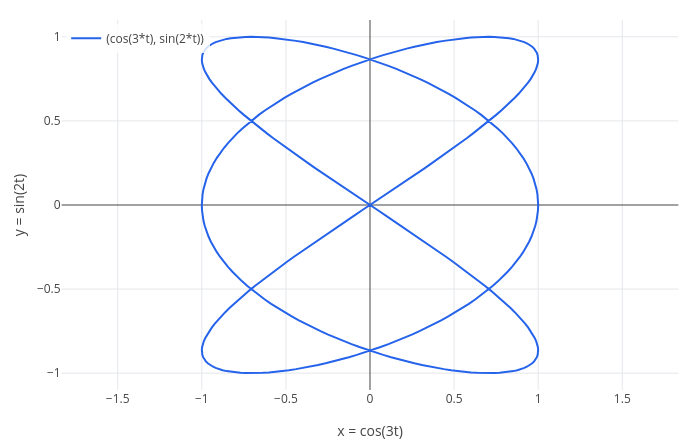

Notebook code cell kept with this figure:
### Markdown cell above
`parametric(fx, fy, t, from, to)` draws a curve given by two expressions of one parameter:

### Code cell
labels(parametric(cos(3*t), sin(2*t), t, 0, 2*pi), "x = cos(3t)", "y = sin(2t)")

### Figure 1 — Plotly figure (JSON) as saved in the notebook; plotly's stock layout.template omitted (floating-point values rounded to 4 significant figures; data arrays with more than 128 entries replaced by an {"elided": "..."} marker saying what was removed)
{"data": [{"line": {"color": "#2563eb", "width": 2}, "mode": "lines", "name": "(cos(3*t), sin(2*t))", "type": "scatter", "x": {"elided": "402 float values"}, "y": {"elided": "402 float values"}}], "layout": {"height": 440, "legend": {"bgcolor": "rgba(255,255,255,0.8)", "x": 0.01, "xanchor": "left", "y": 0.99, "yanchor": "top"}, "margin": {"b": 50, "l": 60, "r": 20, "t": 20}, "showlegend": true, "title": {"text": ""}, "width": 700, "xaxis": {"constrain": "domain", "range": [-1.833, 1.833], "title": {"text": "x = cos(3t)"}, "zeroline": true}, "yaxis": {"constrain": "domain", "range": [-1.1, 1.1], "scaleanchor": "x", "scaleratio": 1, "title": {"text": "y = sin(2t)"}, "zeroline": true}}}
